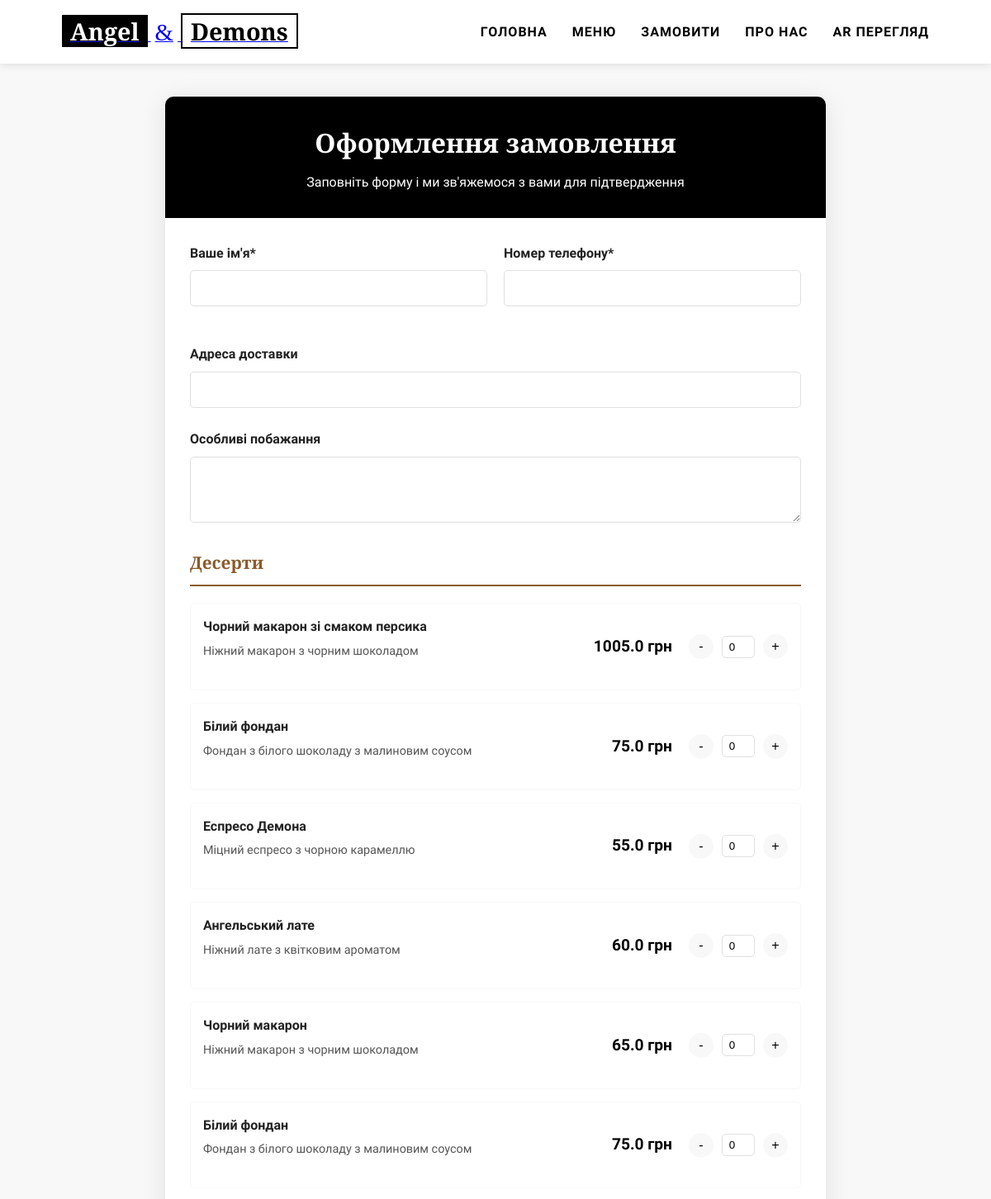
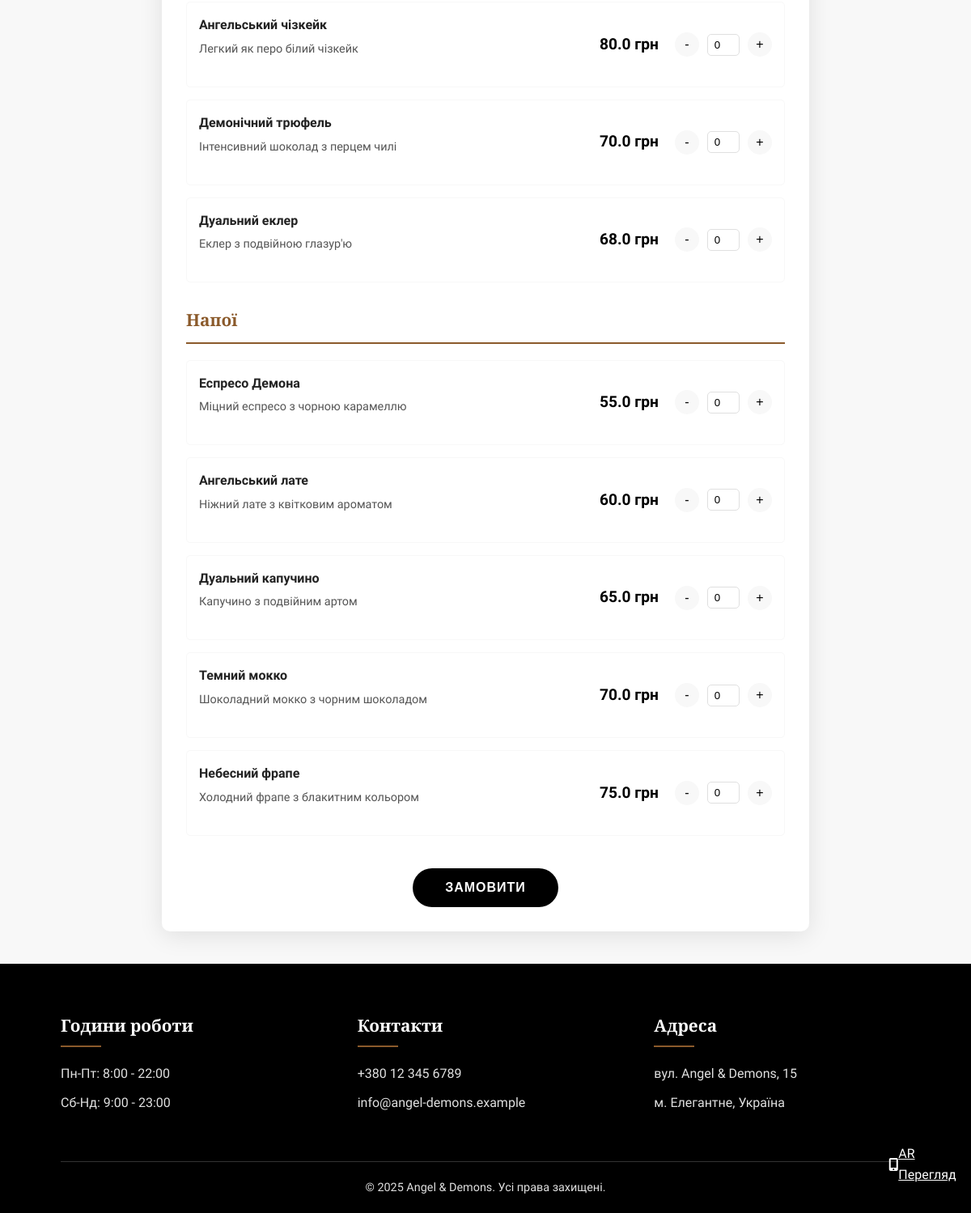
/order, run on the app's committed database (2 pictures, top to bottom).
### tables this page shows
CREATE TABLE menu_items
                 (id INTEGER PRIMARY KEY AUTOINCREMENT,
                  category_id INTEGER NOT NULL,
                  name TEXT NOT NULL,
                  description TEXT,
                  price REAL NOT NULL, image_name TEXT,
                  FOREIGN KEY (category_id) REFERENCES categories (id));

### app.py (the view, shortened to what this page needs)
@app.route('/order', methods=['GET', 'POST'])
def order():
    menu = get_menu()
    return render_template('order.html', menu=menu)

### app.py (called while the page is built)
def get_db():
    conn = sqlite3.connect('cafe.db')
    conn.row_factory = sqlite3.Row
    return conn

def get_menu():
    conn = get_db()
    menu = {}
    categories = conn.execute("SELECT * FROM categories").fetchall()
    for category in categories:
        items = conn.execute(
            "SELECT id, name, description, price, COALESCE(image_name, 'angel_default.jpg') as image_name FROM menu_items WHERE category_id = ?",
            (category['id'],)
        ).fetchall()
        menu[category['name']] = items
    conn.close()
    return menu

### templates/order.html (shortened to what this page needs)
{% extends "base.html" %}
{% block content %}
<section class="order-section">
  <div class="order-container">
    <div class="order-header">
      <h1>Оформлення замовлення</h1>
      <p>Заповніть форму і ми зв'яжемося з вами для підтвердження</p>
    </div>
    <form method="POST" action="{{ url_for('order') }}" class="order-form">
      <div class="form-row">
        <div class="form-group">
          <label for="name">Ваше ім'я*</label>
          <input type="text" id="name" name="name" required>
        </div>
        <div class="form-group">
          <label for="phone">Номер телефону*</label>
          <input type="tel" id="phone" name="phone" required>
        </div>
      </div>
      <div class="form-group">
        <label for="address">Адреса доставки</label>
        <input type="text" id="address" name="address">
      </div>
      <div class="form-group">
        <label for="notes">Особливі побажання</label>
        <textarea id="notes" name="notes" rows="3"></textarea>
      </div>
      <div class="menu-category">
        <h3 class="category-title">Десерти</h3>
        <div class="menu-items">
          {% for item in menu['Десерти'] %}
          <div class="menu-item-card">
            <div class="item-info">
              <div class="item-name">{{ item['name'] }}</div>
              <div class="item-description">{{ item['description'] }}</div>
            </div>
            <div class="item-price">{{ item['price'] }} грн</div>
            <div class="item-quantity">
              <button type="button" class="quantity-btn minus">-</button>
              <input type="number" name="quantity-{{ item['id'] }}" value="0" min="0" class="quantity-input">
              <button type="button" class="quantity-btn plus">+</button>
            </div>
          </div>
          {% endfor %}
        </div>
      </div>
      <div class="menu-category">
        <h3 class="category-title">Напої</h3>
        <div class="menu-items">
          {% for item in menu['Напої'] %}
          <div class="menu-item-card">
            <div class="item-info">
              <div class="item-name">{{ item['name'] }}</div>
              <div class="item-description">{{ item['description'] }}</div>
            </div>
            <div class="item-price">{{ item['price'] }} грн</div>
            <div class="item-quantity">
              <button type="button" class="quantity-btn minus">-</button>
              <input type="number" name="quantity-{{ item['id'] }}" value="0" min="0" class="quantity-input">
              <button type="button" class="quantity-btn plus">+</button>
            </div>
          </div>
          {% endfor %}
        </div>
      </div>
      <div class="submit-btn-container">
        <button type="submit" class="submit-btn">Замовити</button>
      </div>
    </form>
  </div>
</section>
{% endblock %}

### templates/base.html (shortened to what this page needs)
<!DOCTYPE html>
<html lang="uk">
<head>
    <link rel="stylesheet" href="{{ url_for('static', filename='css/style.css') }}">
    <link rel="stylesheet" href="https://cdnjs.cloudflare.com/ajax/libs/font-awesome/6.0.0-beta3/css/all.min.css">
</head>
<body>
    <header class="monochrome-header">
        <div class="container">
            <nav>
                <a href="{{ url_for('index') }}" class="logo">
                    <span class="logo-angel">Angel</span>
                    <span class="logo-amp">&</span>
                    <span class="logo-demons">Demons</span>
                </a>
                <ul class="nav-links" id="navLinks">
                    <li><a href="{{ url_for('index') }}">Головна</a></li>
                    <li><a href="{{ url_for('show_menu') }}">Меню</a></li>
                    <li><a href="{{ url_for('order') }}">Замовити</a></li>
                    <li><a href="{{ url_for('about') }}">Про нас</a></li>
                    <li><a href="{{ url_for('ar_view') }}">AR Перегляд</a></li>
                </ul>
            </nav>
        </div>
    </header>
    <main>
        {% block content %}{% endblock %}
    </main>
    <div class="ar-btn-container">
        <a href="{{ url_for('ar_view') }}" class="ar-btn">
            <i class="fas fa-mobile-alt"></i> AR Перегляд
        </a>
    </div>
    <footer class="monochrome-footer">
        <div class="container">
            <div class="footer-content">
                <div class="footer-section">
                    <h3>Години роботи</h3>
                    <p>Пн-Пт: 8:00 - 22:00</p>
                    <p>Сб-Нд: 9:00 - 23:00</p>
                </div>
                <div class="footer-section">
                    <h3>Контакти</h3>
                    <p>+380 12 345 6789</p>
                    <p>info@angel-demons.example</p>
                </div>
                <div class="footer-section">
                    <h3>Адреса</h3>
                    <p>вул. Angel & Demons, 15</p>
                    <p>м. Елегантне, Україна</p>
                </div>
            </div>
            <div class="copyright">
                <p>&copy; 2025 Angel & Demons. Усі права захищені.</p>
            </div>
        </div>
    </footer>
</body>
</html>

### data on the page
menu_items: name "Чорний макарон зі смаком персика", description "Ніжний макарон з чорним шоколадом", price "1005.0"
menu_items: name "Білий фондан", description "Фондан з білого шоколаду з малиновим соусом", price "75.0"
menu_items: name "Еспресо Демона", description "Міцний еспресо з чорною карамеллю", price "55.0"
menu_items: name "Ангельський лате", description "Ніжний лате з квітковим ароматом", price "60.0"
menu_items: name "Чорний макарон", description "Ніжний макарон з чорним шоколадом", price "65.0"
menu_items: name "Білий фондан", description "Фондан з білого шоколаду з малиновим соусом", price "75.0"
menu_items: name "Ангельський чізкейк", description "Легкий як перо білий чізкейк", price "80.0"
menu_items: name "Демонічний трюфель", description "Інтенсивний шоколад з перцем чилі", price "70.0"
menu_items: name "Дуальний еклер", description "Еклер з подвійною глазур'ю", price "68.0"
menu_items: name "Еспресо Демона", description "Міцний еспресо з чорною карамеллю", price "55.0"
menu_items: name "Ангельський лате", description "Ніжний лате з квітковим ароматом", price "60.0"
menu_items: name "Дуальний капучино", description "Капучино з подвійним артом", price "65.0"
menu_items: name "Темний мокко", description "Шоколадний мокко з чорним шоколадом", price "70.0"
menu_items: name "Небесний фрапе", description "Холодний фрапе з блакитним кольором", price "75.0"
